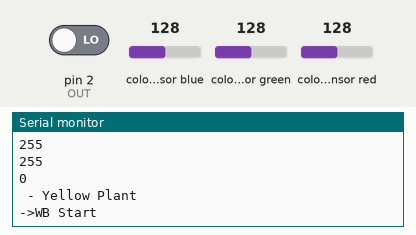
Bench run of a sketch on a simulated Arduino Uno, built with avr-gcc and run on an emulated ATmega328P. Parts: the last lines printed to the serial monitor. Wiring (inferred from the names in the program): TCS3200 colour sensor: output pin 2; S2 pin 4; S3 pin 3; S0 pin 6; S1 pin 5. Inputs (shaded band) come from the test bench; at power-on: colour sensor red 128, colour sensor green 128, colour sensor blue 128, pin 2 (OUT) LOW.

Above: at 5.2 s.
5.3 s: colour sensor red set to 64
At 6.8 s:
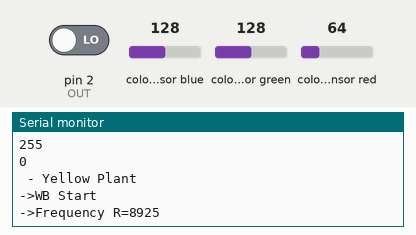
8.3 s: colour sensor green set to 5
At 9.6 s:
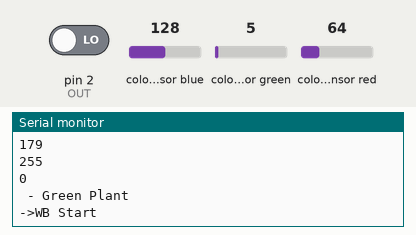
9.8 s: colour sensor blue set to 5
At 11.8 s:
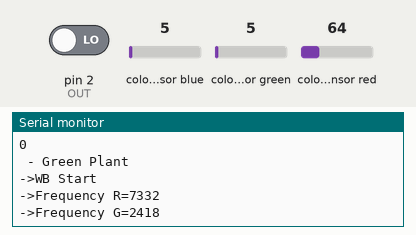
Timing chart, 0 to 13.3 s (numbered marks = the images above; inputs shaded):
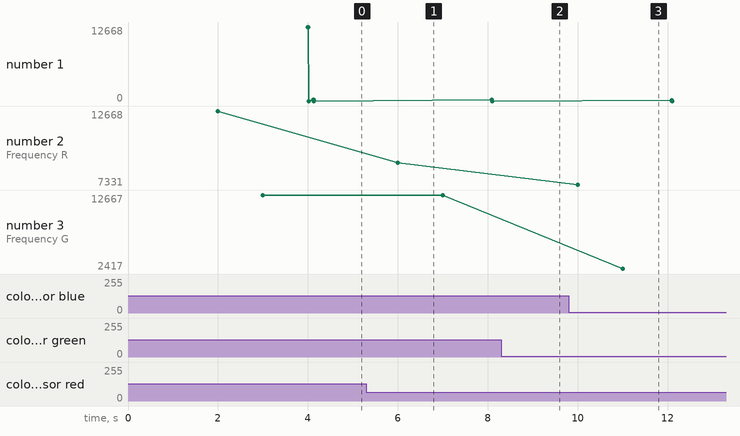

Measured:
- after the input at 5.3 s, the serial monitor: prints a new line after 0.70 s (image 1)
- plotted number 2: 12668 → 8925 after the input at 5.3 s, 8925 → 7331 after the input at 9.8 s

The sketch:

Color_Sensor_Loop.ino
```cpp
/***************
Arduino UNO                                Color Sensor
Digital 6                 -                     S0
Digital 5                 -                     S1
Digital 4                 -                    S2
Digital 3                 -                     S3
Digital 2                 -                     OUT
VCC                      -                     VCC
GND                      -                    GND*/

#include "TimerOne.h"

#define S0     6   // Please notice the Pin's define
#define S1     5
#define S2     4
#define S3     3
#define OUT    2

int   g_count = 0;    // count the frequecy
int   g_array[3];     // store the RGB value
int   g_flag = 0;     // filter of RGB queue
float g_SF[3];        // save the RGB Scale factor
int color = 0;
int green = 1;
int brown = 2;
int yellow = 3;
int greenR = 208;
int greenG = 251;
int greenB = 279;
int yellowR = 1038;
int yellowG = 813;
int yellowB = 421;
int brownR = 148;
int brownG = 125;
int brownB = 158;
int groundR = 162;
int groundG = 192;
int groundB = 256;


// Init TSC230 and setting Frequency.
void TSC_Init()
{
  pinMode(S0, OUTPUT);
  pinMode(S1, OUTPUT);
  pinMode(S2, OUTPUT);
  pinMode(S3, OUTPUT);
  pinMode(OUT, INPUT);

  digitalWrite(S0, LOW);  // OUTPUT FREQUENCY SCALING 2%
  digitalWrite(S1, HIGH);
}

// Select the filter color
void TSC_FilterColor(int Level01, int Level02)
{
  if(Level01 != 0)
    Level01 = HIGH;

  if(Level02 != 0)
    Level02 = HIGH;

  digitalWrite(S2, Level01);
  digitalWrite(S3, Level02);
}

void TSC_Count()
{
  g_count ++ ;
}

void TSC_Callback()
{
  switch(g_flag)
  {
    case 0:
         Serial.println("->WB Start");
         TSC_WB(LOW, LOW);              //Filter without Red
         break;
    case 1:
         Serial.print("->Frequency R=");
         Serial.println(g_count);
         g_array[0] = g_count;
         TSC_WB(HIGH, HIGH);            //Filter without Green
         break;
    case 2:
         Serial.print("->Frequency G=");
         Serial.println(g_count);
         g_array[1] = g_count;
         TSC_WB(LOW, HIGH);             //Filter without Blue
         break;

    case 3:
         Serial.print("->Frequency B=");
         Serial.println(g_count);
         Serial.println("->WB End");
         g_array[2] = g_count;
         TSC_WB(HIGH, LOW);             //Clear(no filter)
         break;
   default:
         g_count = 0;
         break;
  }
}

void TSC_WB(int Level0, int Level1)      //White Balance
{
  g_count = 0;
  g_flag ++;
  TSC_FilterColor(Level0, Level1);
  Timer1.setPeriod(1000000);             // set 1s period
}

void setup()
{
  TSC_Init();
  Serial.begin(9600);
  Timer1.initialize();             // defaulte is 1s
  Timer1.attachInterrupt(TSC_Callback);
  attachInterrupt(0, TSC_Count, RISING);

  delay(4000);

  for(int i=0; i<3; i++)
    Serial.println(g_array[i]);

  g_SF[0] = 255.0/ g_array[0];     //R Scale factor
  g_SF[1] = 255.0/ g_array[1] ;    //G Scale factor
  g_SF[2] = 255.0/ g_array[2] ;    //B Scale factor

  Serial.print("-> Scale Factor R=");
  Serial.println(g_SF[0]);
  Serial.print("-> Scale Factor G=");
  Serial.println(g_SF[1]);
  Serial.print("-> Scale Factor B=");
  Serial.println(g_SF[2]);

}

int getDiff(int RO,int GO,int BO,int RC,int GC,int BC)
{
  int Rdiff = abs(RO - RC);
  int Gdiff = abs(GO - GC);
  int Bdiff = abs(BO - BC);

  return Rdiff + Gdiff + Bdiff;
}
void loop()
{
   g_flag = 0;
   for(int i=0; i<3; i++)
    Serial.println(int(g_array[i] * g_SF[i]));

  int yellowDiff = getDiff(g_array[0], g_array[1], g_array[2], yellowR, yellowG, yellowB);
  int greenDiff = getDiff(g_array[0], g_array[1], g_array[2], greenR, greenG, greenB);
  int brownDiff = getDiff(g_array[0], g_array[1], g_array[2], brownR, brownG, brownB);
  int groundDiff = getDiff(g_array[0], g_array[1], g_array[2], groundR, groundG, groundB);

  if(min(min(min(yellowDiff,greenDiff),brownDiff),groundDiff) == groundDiff) //none of the values are within a plant color range  the main loop of the program keeps going
  {
   color = 0;
    Serial.println("  - Ground Detected");
  }
  else if(min(min(min(yellowDiff,greenDiff),brownDiff),groundDiff) == yellowDiff)
  {
     color = yellow;
     Serial.println(" - Yellow Plant ");
  }
  else if(min(min(min(yellowDiff,greenDiff),brownDiff),groundDiff) == greenDiff)
  {
     color = yellow;
     Serial.println(" - Green Plant ");
  }
  else if(min(min(min(yellowDiff,greenDiff),brownDiff),groundDiff) == brownDiff)
  {
     color = yellow;
     Serial.println(" - Brown Plant ");
  }
 else //if none of the values are within a plant color range  the main loop of the program keeps going
 {
   color = 0;
    Serial.println("  - No Plant or Ground");
  }

 delay(4000);
}
```
